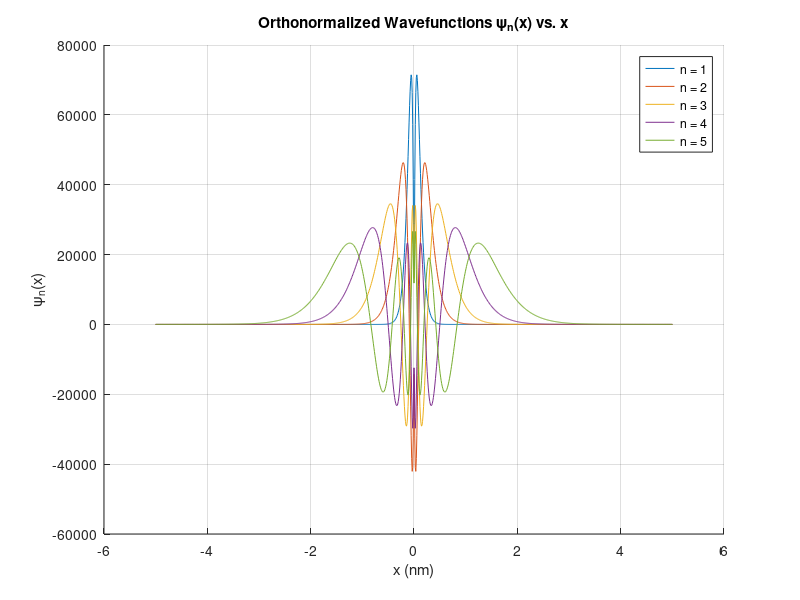

Write MATLAB code to recreate this figure.
clc; clear all; close all;
% === Constants ===
hbar = 1.0545718e-34; % Reduced Planck’s constant (J·s)
m = 9.10938356e-31; % Electron mass (kg)
e = 1.602176634e-19; % Elementary charge (C)
eps0 = 8.854187817e-12; % Vacuum permittivity (F/m)
A = e^2 / (4 * pi * eps0); % Coulomb potential constant
% === Domain and Setup ===
x_nm = linspace(-5, 5, 1000); % Position in nanometers
x = x_nm * 1e-9; % Convert x to meters
dx = x(2) - x(1);
n_values = 1:5;
N = length(n_values);
psi_raw = zeros(N, length(x)); % Raw (possibly non-orthogonal) wavefunctions
% === Construct & Normalize Raw Wavefunctions ===
for i = 1:N
n = n_values(i);
kappa = m * A / (hbar^2 * n);
% Corrected psi function: removed sign(x) and adjusted for a common exponential decay form.
% Note: This is NOT the general 1D Hydrogen atom wavefunction for n > 1.
% It represents a simple exponentially decaying function, leading to even wavefunctions.
psi = sqrt(kappa) * (2 * kappa * abs(x)) .* exp(-kappa * abs(x));
psi = psi / sqrt(trapz(x, abs(psi).^2)); % Normalize
psi_raw(i, :) = psi;
end
% === Gram-Schmidt Orthonormalization ===
psi_ortho = zeros(N, length(x));
for i = 1:N
psi_ortho(i, :) = psi_raw(i, :);
for j = 1:i-1
proj = trapz(x, conj(psi_ortho(j, :)) .* psi_ortho(i, :));
psi_ortho(i, :) = psi_ortho(i, :) - proj * psi_ortho(j, :);
end
% Normalize the orthonormalized wavefunction
norm_factor = sqrt(trapz(x, abs(psi_ortho(i, :)).^2));
psi_ortho(i, :) = psi_ortho(i, :) / norm_factor;
end
% === Check Orthonormality Matrix ===
S = zeros(N);
for i = 1:N
for j = 1:N
S(i,j) = trapz(x, conj(psi_ortho(i,:)) .* psi_ortho(j,:));
end
end
% === Display Overlap Matrix ===
disp('Orthonormalized Overlap Matrix S = <_i|_j>:'); % Corrected disp syntax
disp(abs(S)); % Take absolute to check closeness to 0 or 1
% === Plot Orthonormalized Wavefunctions ===
figure;
hold on;
title('Orthonormalized Wavefunctions \psi_n(x) vs. x');
xlabel('x (nm)');
ylabel('\psi_n(x)');
for i = 1:N
plot(x_nm, psi_ortho(i,:), 'DisplayName', ['n = ' num2str(n_values(i))]);
end
legend();
grid on;
hold off;